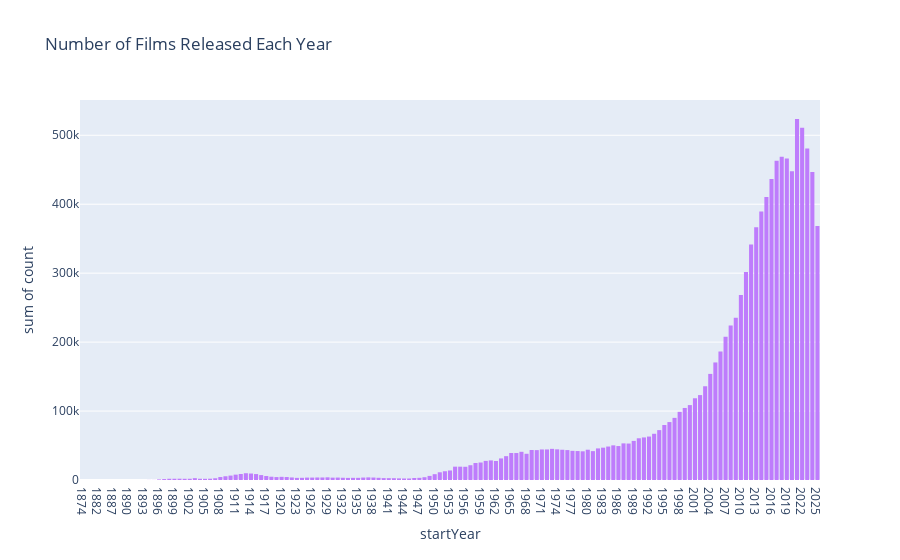

The code cell stored with this chart in its notebook:
### Code cell
px.histogram(df2, x='startYear', y='count', title='Number of Films Released Each Year',color_discrete_sequence=["#BE7CFC"])

### Figure 1 — Plotly figure (JSON) as saved in the notebook; plotly's stock layout.template omitted (floating-point values rounded to 4 significant figures; data arrays with more than 128 entries replaced by an {"elided": "..."} marker saying what was removed)
{"data": [{"bingroup": "x", "histfunc": "sum", "hovertemplate": "startYear=%{x}<br>sum of count=%{y}<extra></extra>", "legendgroup": "", "marker": {"color": "#BE7CFC", "pattern": {"shape": ""}}, "name": "", "orientation": "v", "showlegend": false, "type": "histogram", "x": {"elided": "145 str values"}, "xaxis": "x", "y": {"elided": "145 int values"}, "yaxis": "y"}], "layout": {"barmode": "relative", "legend": {"tracegroupgap": 0}, "title": {"text": "Number of Films Released Each Year"}, "xaxis": {"anchor": "y", "domain": [0, 1], "title": {"text": "startYear"}}, "yaxis": {"anchor": "x", "domain": [0, 1], "title": {"text": "sum of count"}}}}
